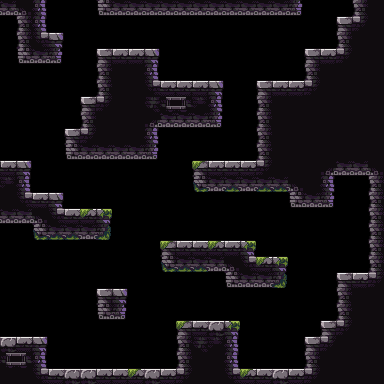

Tiled map render using the project's own tile images. Description and the whole map definition, tile-layer contents included, below:
An orthogonal 24x24 tile map with 16x16 px tiles, 1 tile layer (Tile Layer 1).

<map version="1.2" tiledversion="1.3.5" orientation="orthogonal" renderorder="right-down" width="24" height="24" tilewidth="16" tileheight="16" infinite="0" nextlayerid="2" nextobjectid="1">
 <editorsettings>
  <export target="newmap4.json" format="json" />
 </editorsettings>
 <tileset firstgid="1" name="tileset1" tilewidth="16" tileheight="16" tilecount="396" columns="33">
  <image source="tilesheet.png" width="528" height="192" />
 </tileset>
 <layer id="1" name="Tile Layer 1" width="24" height="24">
  <data encoding="csv">
270,236,174,0,0,0,269,270,270,270,270,270,270,270,270,270,270,270,272,0,0,0,169,139,
0,202,174,0,0,0,0,0,0,0,0,0,0,0,0,0,0,0,0,0,0,104,137,139,
0,202,140,107,0,0,0,0,0,0,0,0,0,0,0,0,0,0,0,0,0,169,204,139,
0,269,271,240,0,0,104,106,106,107,0,0,0,0,0,0,0,0,0,104,106,137,204,139,
0,0,0,0,0,0,169,205,206,174,0,0,0,0,0,0,0,0,0,169,204,204,204,139,
0,0,0,0,0,0,169,205,206,140,106,106,106,107,0,0,104,106,106,137,204,204,204,139,
0,0,0,0,0,136,137,205,206,170,171,172,173,207,0,0,169,204,204,204,204,204,204,139,
0,0,0,0,0,169,205,206,206,239,271,271,271,272,0,0,169,204,204,204,204,204,204,139,
0,0,0,0,136,137,205,206,206,207,0,0,0,0,0,0,169,204,204,204,204,204,204,139,
0,0,0,0,269,270,270,270,270,272,0,0,0,0,0,0,169,204,204,204,204,204,204,204,
106,141,0,0,0,0,0,0,0,0,0,0,143,106,106,106,137,204,204,204,239,270,271,236,
173,174,0,0,0,0,0,0,0,0,0,0,176,179,178,179,177,178,236,204,207,0,0,169,
205,140,106,107,0,0,0,0,0,0,0,0,0,0,0,0,0,0,235,270,272,0,0,169,
270,271,236,140,145,146,147,0,0,0,0,0,0,0,0,0,0,0,0,0,0,0,0,169,
0,0,176,177,178,179,180,0,0,0,0,0,0,0,0,0,0,0,0,0,0,0,0,169,
0,0,0,0,0,0,0,0,0,0,143,144,145,146,145,147,0,0,0,0,0,0,0,169,
0,0,0,0,0,0,0,0,0,0,176,177,178,179,236,140,146,147,0,0,0,0,0,169,
0,0,0,0,0,0,0,0,0,0,0,0,0,0,235,270,270,180,0,0,0,136,106,137,
0,0,0,0,0,0,242,243,0,0,0,0,0,0,0,0,0,0,0,0,0,169,203,139,
0,0,0,0,0,0,275,276,0,0,0,0,0,0,0,0,0,0,0,0,0,202,203,139,
0,0,0,0,0,0,0,0,0,0,0,143,144,105,147,0,0,0,0,0,104,137,203,139,
105,106,107,0,0,0,0,0,0,0,0,169,170,173,174,0,0,0,0,136,137,203,203,139,
171,172,174,0,0,0,0,0,0,0,0,202,139,139,207,0,0,0,0,169,203,203,203,139,
203,203,140,106,105,105,106,106,146,105,106,137,139,139,140,146,106,105,106,137,139,139,139,139
</data>
 </layer>
</map>
